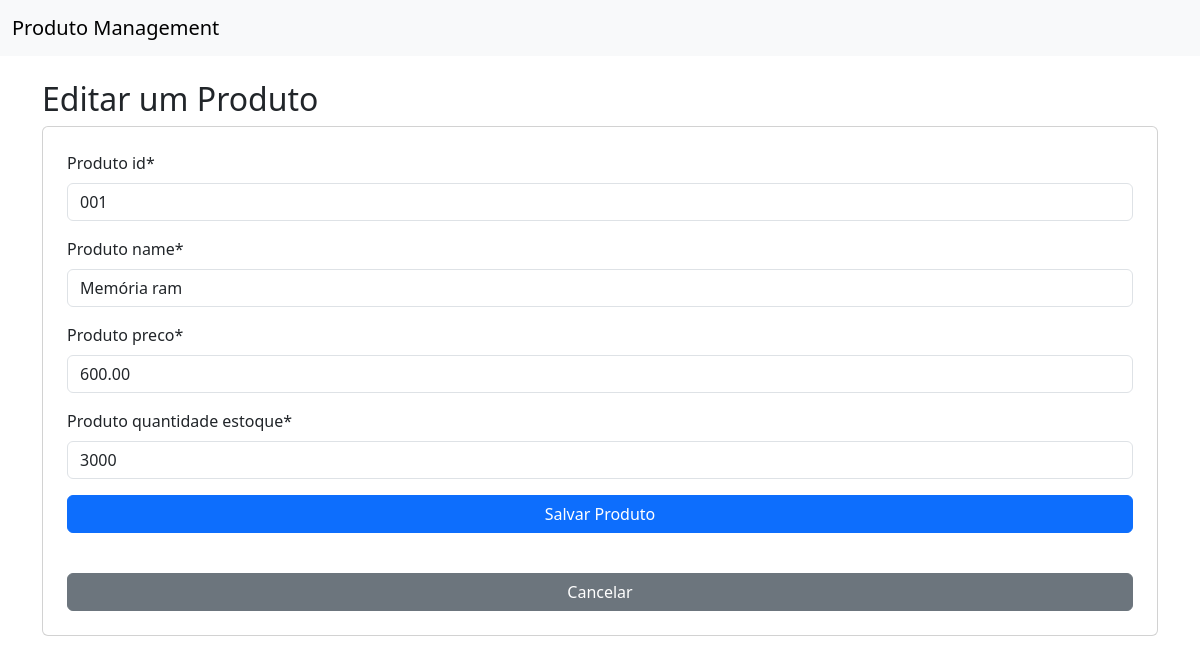
The page /update/13 on the database its author committed.
### produto/models.py (models this page shows, shortened)
class Produto(models.Model):
    produto_id = models.CharField(max_length=20)
    produto_name = models.CharField(max_length=100)
    produto_preco = models.DecimalField(max_digits=10, decimal_places=2)
    produto_quantidade_estoque = models.PositiveIntegerField()
    produto_data_criacao = models.DateTimeField(auto_now_add=True)

### produto/views.py (the view)
# urls.py: path('update/<int:pk>', update_produto, name="update"),
def update_produto(request, pk):
    produto = Produto.objects.get(id=pk)
    if request.method == 'POST':
        form = ProdutoForm(request.POST, instance=produto)
        if form.is_valid():
            form.save()
            messages.success(request, 'Produto atualizado com sucesso!')
            return redirect('list')
        else:
            messages.error(request, 'Erro ao atualizar o produto. Verifique os dados e tente novamente.')
    else:
        form = ProdutoForm(instance=produto)
    return render(request, 'update.html', {'form':form})

### produto/forms.py
class ProdutoForm(forms.ModelForm):
    class Meta:
        model = Produto
        fields = '__all__'

### produto/templates/update.html (shortened to what this page needs)
{% extends "base.html" %}
{% block container %}
{% load crispy_forms_tags %}
<h2>Editar um Produto</h2>
<form method="POST" class="form-group card p-4">
    {{ form | crispy }}
    <button type="submit" class="btn btn-primary">Salvar Produto</button><br>
    <a href="{% url 'list' %}" class="btn btn-secondary mt-3">Cancelar</a>
</form>
{% endblock %}

### rows shown on the page
Produto: produto_id "001", produto_name "Memória ram", produto_preco "600.00", produto_quantidade_estoque "3000"
